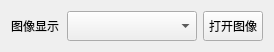
   <widget class="QWidget" name="horizontalLayoutWidget">
    <property name="geometry">
     <rect>
      <x>210</x>
      <y>10</y>
      <width>254</width>
      <height>41</height>
     </rect>
    </property>
    <layout class="QHBoxLayout" name="horizontalLayout_8">
     <item>
      <widget class="QLabel" name="label_6">
       <property name="minimumSize">
        <size>
         <width>50</width>
         <height>0</height>
        </size>
       </property>
       <property name="maximumSize">
        <size>
         <width>50</width>
         <height>16777215</height>
        </size>
       </property>
       <property name="text">
        <string>图像显示</string>
       </property>
      </widget>
     </item>
     <item>
      <widget class="QComboBox" name="cameraCB">
       <property name="minimumSize">
        <size>
         <width>130</width>
         <height>30</height>
        </size>
       </property>
       <property name="maximumSize">
        <size>
         <width>130</width>
         <height>30</height>
        </size>
       </property>
      </widget>
     </item>
     <item>
      <widget class="QPushButton" name="imgSwitchBn">
       <property name="minimumSize">
        <size>
         <width>60</width>
         <height>30</height>
        </size>
       </property>
       <property name="maximumSize">
        <size>
         <width>60</width>
         <height>30</height>
        </size>
       </property>
       <property name="text">
        <string>打开图像</string>
       </property>
      </widget>
     </item>
    </layout>
   </widget>
